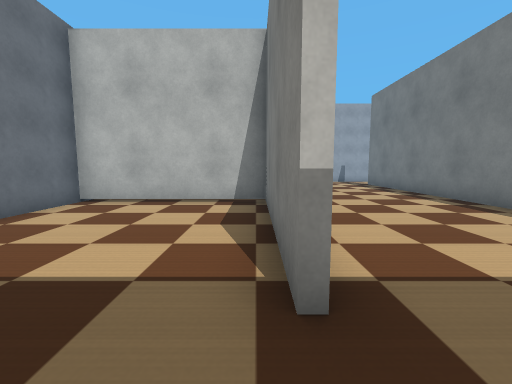
[1] (above)

15 first-person views from a walk through a Webots world. The camera is 0.94 m above the floor, tilts 6° down and sees 90° across. The floor is counted in squares, 1 m on a side. Each view is taken from the middle of a square. On the plan, view 1 faces up. The plan holds only what a view shows up to about 10 squares ahead; the rest is blank. The robots in the file are not drawn. Simple shapes and patterns stand in for the simulator's stock objects.

[2]
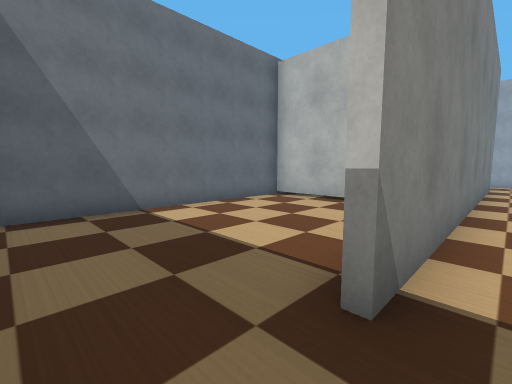

[3]
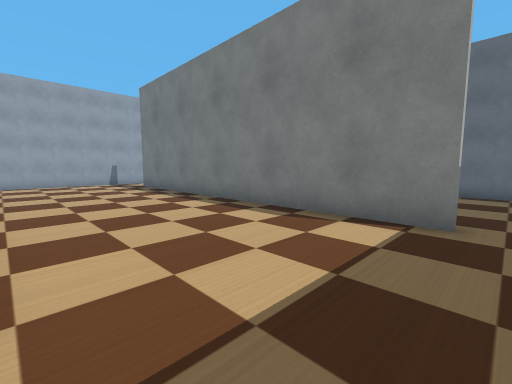

[4]
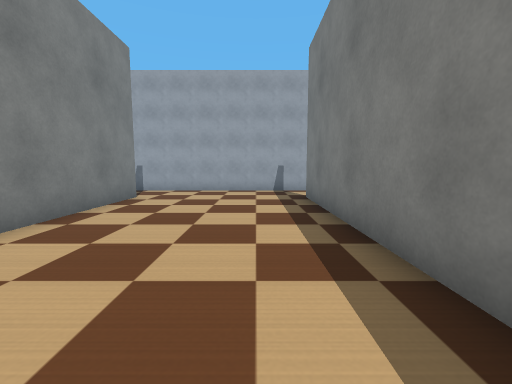

[5]
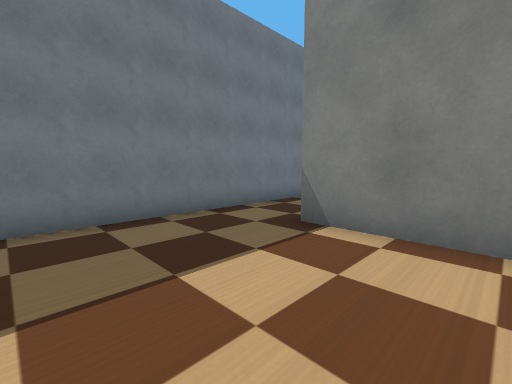

[6]
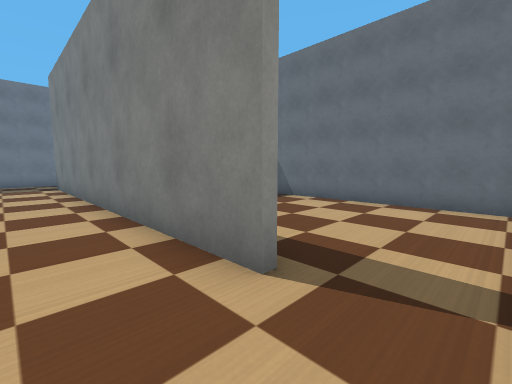

[7]
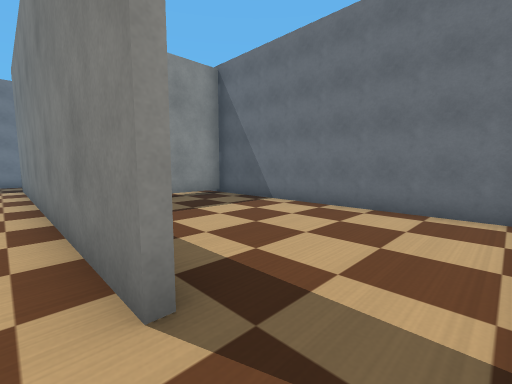

[8]
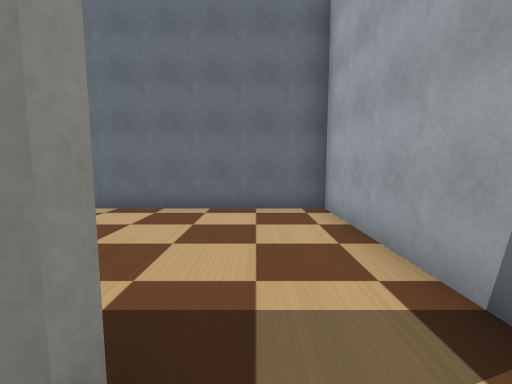

[9]
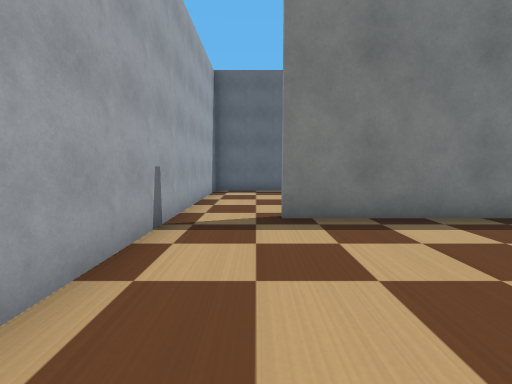

[10]
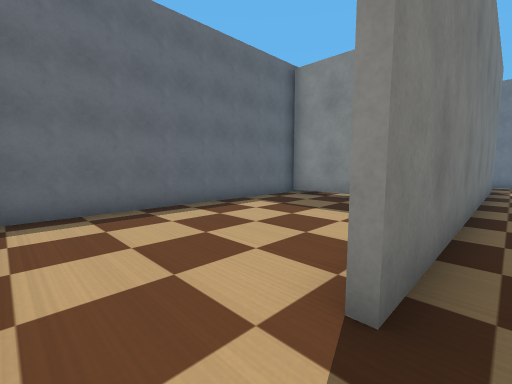

[11]
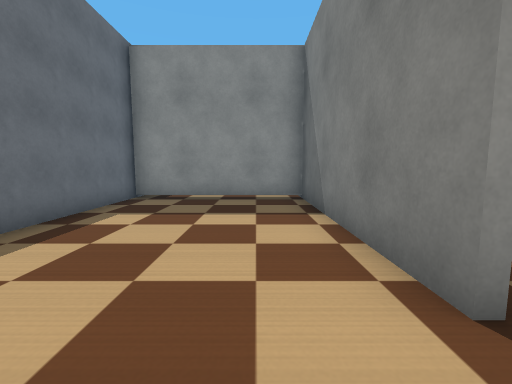

[12]
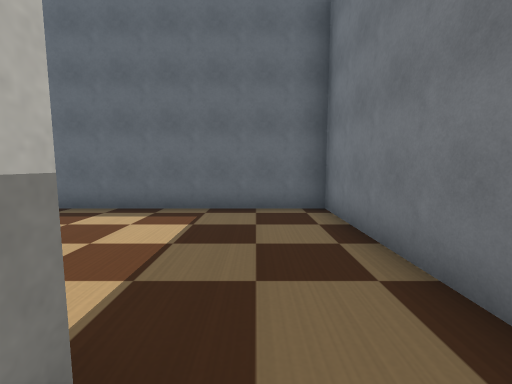

[13]
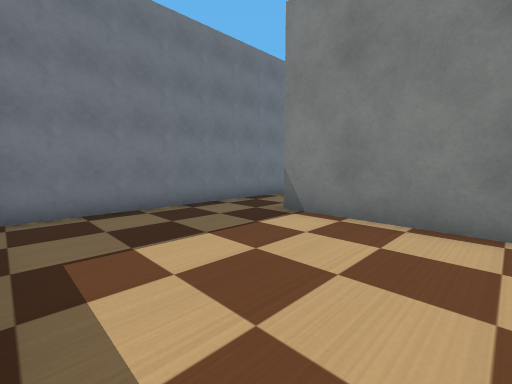

[14]
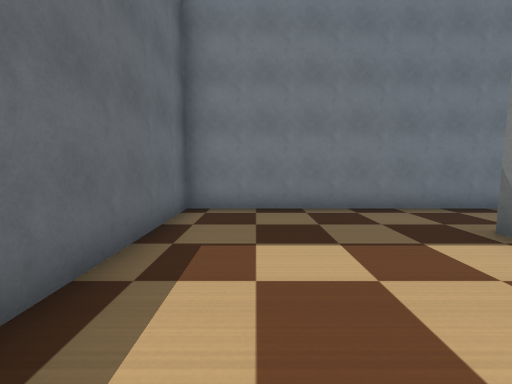

[15]
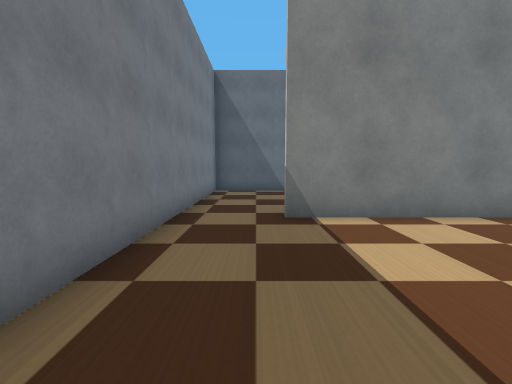

### Floor plan
Key: @ floor where view 1 was taken; # wall or solid block; . floor; T thing the floor can be seen under or through.
Columns run from 5 left of view 1 to 11 right of it. Each row starts with its distance up from view 1.
 15 #################
 14 #...............#
 13 #...............#
 12 #....#.....#....#
 11 #....#.....#....#
 10 #....#.....#....#
  9 #....#.....#....#
  8 #....#.....#....#
  7 #....#.....#....#
  6 #TTTT#.....######
  5 #....#.....#....#
  4 #....#.....#....#
  3 #....#.....#....#
  2 #....#.....#....#
  1 #...............#
  0 #....@..........#
 -1 #################

Where each view was taken, in squares from view 1:
view 1: 0 up, 0 right, facing up
view 2: 0 up, 1 right, facing up-left
view 3: 1 up, 1 right, facing up-right
view 4: 5 up, 4 right, facing up
view 5: 4 up, 4 right, facing down-left
view 6: 14 up, 2 right, facing down-left
view 7: 14 up, 1 right, facing down-left
view 8: 13 up, 1 right, facing left
view 9: 13 up, 1 right, facing right
view 10: 14 up, 5 right, facing down-right
view 11: 14 up, 7 right, facing down
view 12: 1 up, 5 right, facing right
view 13: 5 up, 10 right, facing down-left
view 14: 5 up, 9 right, facing down
view 15: 1 up, 5 right, facing left
